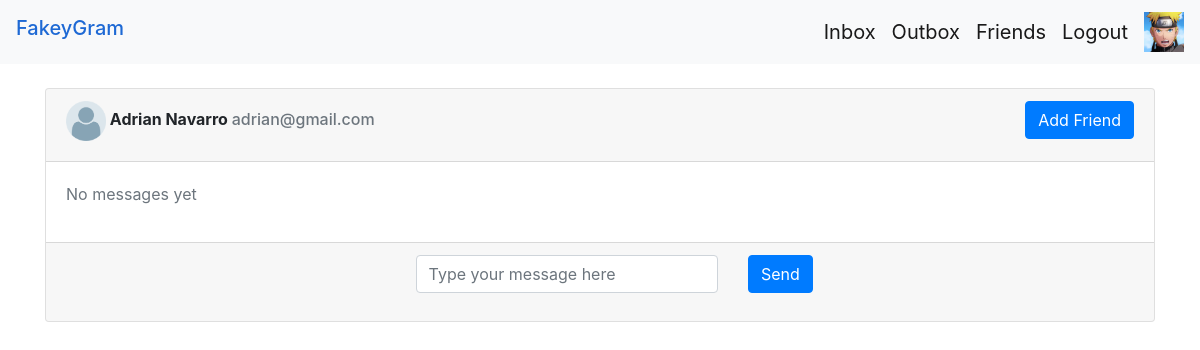
/message.php?receiver=adrian@gmail.com (signed in), run on the app's committed database.
### tables this page shows
CREATE TABLE `users` (
  `id` int(100) NOT NULL,
  `email` varchar(255) NOT NULL,
  `name` varchar(255) NOT NULL,
  `password` varchar(255) NOT NULL,
  `pfp` varchar(255) DEFAULT 'default.png',
  `status` varchar(255) DEFAULT 'NOT SET',
  `age` varchar(255) DEFAULT 'NOT SET'
);

### message.php (the view, shortened to what this page needs)
<?php
    include('scripts/db.php');
    if(!isset($_SESSION['email'])) {
        header('Location: ./index.php');
    } else {
        $email = $_SESSION['email'];
    }
    $receiver = $_GET['receiver'];
?>
<!DOCTYPE html>
<html>
<head>
    <link rel="stylesheet" href="extra/css/message.css">
    <link rel="stylesheet" href="https://cdnjs.cloudflare.com/ajax/libs/font-awesome/5.14.0/css/all.min.css" />
    <link rel="stylesheet" href="https://stackpath.bootstrapcdn.com/bootstrap/4.5.2/css/bootstrap.min.css">
</head>
<body>
        <nav class="navbar navbar-expand-lg navbar-light bg-light">
  <h4 style="color :#1e69d4;" class="navbar-brand">FakeyGram</h4>
  <div class="collapse navbar-collapse" id="navbarSupportedContent">
    <ul class="navbar-nav ml-auto">
      <li class="nav-item active">
        <a class="navbar-brand" href="./chats.php">Inbox </a>
      </li>
      <li class="nav-item active">
        <a class="navbar-brand" href="./outbox.php">Outbox </a>
      </li>
      <li class="nav-item active">
        <a class="navbar-brand" href="./friends.php">Friends</a>
      </li>
      <li class="nav-item">
        <a class="navbar-brand" href="./logout.php">Logout</a>
      </li>
      <?php
        $getUser = "SELECT * FROM users WHERE email = '$email'";
        $getUserStatus = mysqli_query($conn,$getUser) or die(mysqli_error($conn));
        $getUserRow = mysqli_fetch_assoc($getUserStatus);
      ?>
      <li class = "nav-item">
        <a href="profile.php?user=<?=$email?>">
          <img src="./pfp/<?=$getUserRow['pfp']?>" alt="Profile image" width = "40" class = "dropdown"/>
        </a>
      </li>
  </div>
</nav>
    <div class="container">
        <?php
            $getReceiver = "SELECT * FROM users WHERE email = '$receiver'";
            $getReceiverStatus = mysqli_query($conn,$getReceiver) or die(mysqli_error($conn));
            $getReceiverRow = mysqli_fetch_assoc($getReceiverStatus);
            $received_by = $getReceiverRow['name'];
            $user_id = $getUserRow['id'];
            $receiver_id = $getReceiverRow['id'];
            $checkExist = "SELECT * FROM friendship WHERE (fromWho = '$user_id' AND toWho = '$receiver_id') OR  (fromWho = '$receiver_id' AND  toWho ='$user_id')";
            $checkExistStatus = mysqli_query($conn,$checkExist);
            $getExistRow = mysqli_fetch_assoc($checkExistStatus);
            if($getExistRow > 0){
                $fStatus = $getExistRow['fStatus'];
            }else{
                $fStatus = 'N';
            }
        ?>
        <div class="card mt-4">
            <div class="card-header">
                <h6><img src="./pfp/<?=$getReceiverRow['pfp']?>" alt="Profile image" width = "40"/><strong> <?=$received_by?>  </strong><span class="text-muted"><?= $getReceiverRow['email']?></span>
              <?php
                    if($fStatus == 'N'){
                ?>
                <a style ="float:right;" href="./scripts/addFriend.php?receiver=<?=$receiver?>"> <button  type = "submit" class="btn btn-primary">Add Friend</button> </a>
                <?php
                    }
                ?>
            </h6>
            </div>
            <?php
                $getMessage = "SELECT * FROM messages WHERE sent_by = '$receiver' AND received_by = '$email' OR sent_by = '$email' AND received_by = '$receiver' ORDER BY createdAt asc";
                $getMessageStatus = mysqli_query($conn,$getMessage) or die(mysqli_error($conn));
                if(mysqli_num_rows($getMessageStatus) > 0) {
                    while($getMessageRow = mysqli_fetch_assoc($getMessageStatus)) {
                        $message_id = $getMessageRow['id'];
                        $date = $getMessageRow['createdAt'];
                        $year = substr($date,0,4);
                        $month =substr($date,5,2);
                        $day = substr($date,8,2);
                        if(date('Y') == $year){
                            $writtenDate = substr($date,5);
                            if(date('m') == $month){
                                $writtenDate = substr($date,8);
                            }
                            if(date('d') == $day){
                                $writtenDate = substr($date,10);
                            }
                        }else{
                            $writtenDate = $date;
                        }
                        $sent_by = $getMessageRow['sent_by'];
                        $getName = "SELECT name FROM users WHERE email = '$sent_by'";
                        $getNameStatus = mysqli_query($conn,$getName);
                        $getNameRow = mysqli_fetch_assoc($getNameStatus);
                        if($sent_by == $email){
            ?>
            <div class="card-body" style="float: right;">
                <div class="message-box ml-4" style="float:right; background-color:lightgray">
                    <p class="text-center"><?=$getMessageRow['message']?> </p><span style="float: right; opacity:0.7;font-size:0.7em; margin-top:-5%"><?=$writtenDate?></span>
                </div>
            </div>
            <?php
                        }else{
            ?>
            <div class="card-body">
                <div class="message-box ml-4;" >
                    <p class="text-center"><?=$getMessageRow['message']?></p><span style="float: right;opacity:0.7; font-size:0.7em"><?=$writtenDate?></span>
                </div>
            </div>
            <?php
                        }
                    }
                } else {
            ?>
            <div class="card-body">
                    <p class = "text-muted">No messages yet</p>
            </div>
            <?php
                }
            ?>
            <div class="card-footer text-center">
            <form action="scripts/send.php" method = "POST" style = "display: inline-block">
                <div class="row">
                        <div class="col-md-10">
                            <div class="form-group">
                                <input type="text" name = "message" id = "message" class="form-control" placeholder = "Type your message here" autocomplete="off" required/>
                            </div>
                        </div>
                        <div class="col-md-2">
                            <button type = "submit" class="btn btn-primary">Send</button>
                        </div>
            </form>
                    </div>
            </div>
        </div>
</body>
</html>

### data on the page
users: pfp (picture)
users: pfp (placeholder picture), name "Adrian Navarro", email "adrian@gmail.com"
